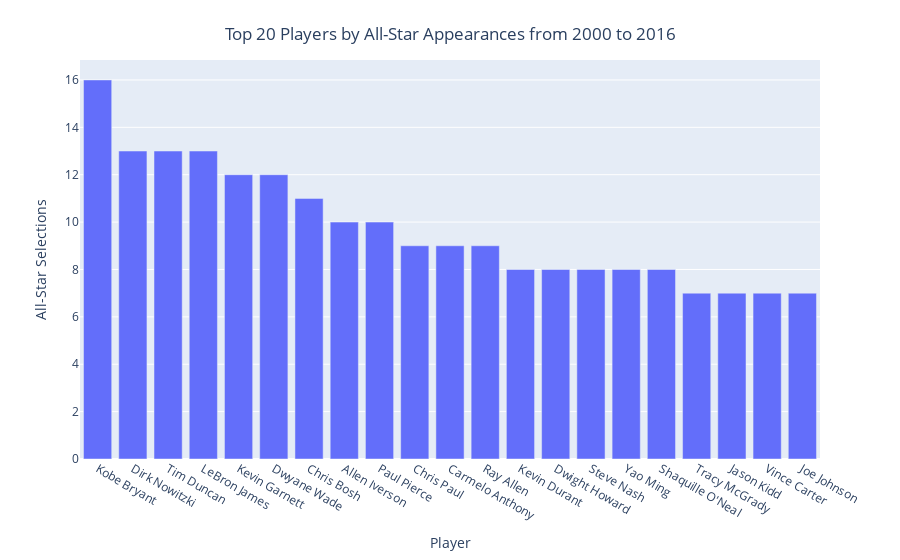

The notebook cell this image was saved under:
### Code cell
fig = px.bar(top_20_df, x ='Player', y = 'All-Star Selections' )
fig.update_layout(
title= {'text': "Top 20 Players by All-Star Appearances from 2000 to 2016", 'x': .5, 'y':0.95})
fig.show()

### Figure 1 — Plotly figure (JSON) as saved in the notebook; plotly's stock layout.template omitted (floating-point values rounded to 4 significant figures)
{"data": [{"alignmentgroup": "True", "hoverlabel": {"namelength": 0}, "hovertemplate": "Player=%{x}<br>All-Star Selections=%{y}", "legendgroup": "", "marker": {"color": "#636efa"}, "name": "", "offsetgroup": "", "orientation": "v", "showlegend": false, "textposition": "auto", "type": "bar", "x": ["Kobe Bryant", "Dirk Nowitzki", "Tim Duncan", "LeBron James", "Kevin Garnett", "Dwyane Wade", "Chris Bosh", "Allen Iverson", "Paul Pierce", "Chris Paul", "Carmelo Anthony", "Ray Allen", "Kevin Durant", "Dwight Howard", "Steve Nash", "Yao Ming", "Shaquille O'Neal", "Tracy McGrady", "Jason Kidd", "Vince Carter", "Joe Johnson"], "xaxis": "x", "y": [16, 13, 13, 13, 12, 12, 11, 10, 10, 9, 9, 9, 8, 8, 8, 8, 8, 7, 7, 7, 7], "yaxis": "y"}], "layout": {"barmode": "relative", "legend": {"tracegroupgap": 0}, "margin": {"t": 60}, "title": {"text": "Top 20 Players by All-Star Appearances from 2000 to 2016", "x": 0.5, "y": 0.95}, "xaxis": {"anchor": "y", "domain": [0, 1], "title": {"text": "Player"}}, "yaxis": {"anchor": "x", "domain": [0, 1], "title": {"text": "All-Star Selections"}}}}
